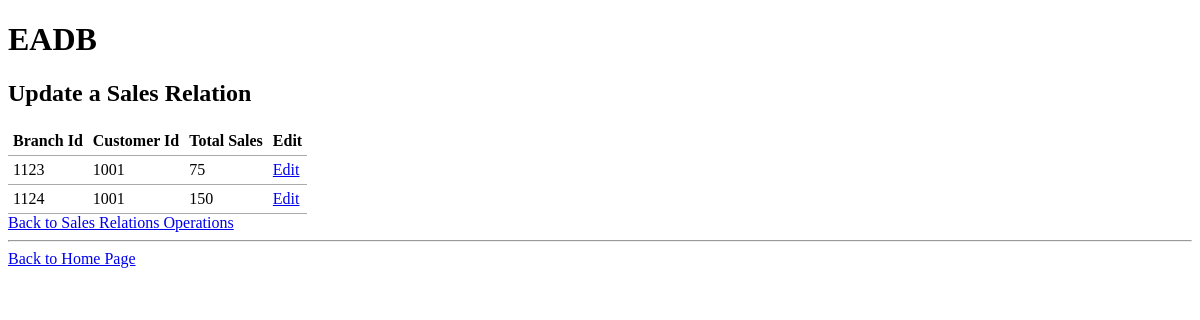
/updateSR.php, run on the app's committed database.
### tables this page shows
CREATE TABLE IF NOT EXISTS `sales_relations`(
`branch_id` INT NOT NULL,
`customer_id` INT NOT NULL,
`total_sales` double,
PRIMARY KEY (`branch_id`,`customer_id`));

### common.php (called while the page is built)
<?php
function escape($html) {
  return htmlspecialchars($html, ENT_QUOTES | ENT_SUBSTITUTE, "UTF-8");
}
 ?>

### updateSR.php (the view)
<?php
  try{
    require "config.php";
    require "common.php";
    $connection = new PDO($dsn, $username, $password, $options);
    $sql = "SELECT * FROM sales_relations";
    $statement = $connection->prepare($sql);
    $statement->execute();
    $result = $statement->fetchAll();
  }catch(PDOException $error){
    echo $sql . "<br>" . $error->getMessage();
  }
 ?>
 <?php include "templates/header.php"; ?>
 <h2>Update a Sales Relation</h2>
 <table>
  <thead>
    <tr>
      <th>Branch Id</th>
      <th>Customer Id</th>
      <th>Total Sales</th>
      <th>Edit</th>
    </tr>
  </thead>
  <tbody>
  <?php
       foreach($result as $row) : ?>
         <tr>
           <td><?php echo escape($row["branch_id"]); ?></td>
           <td><?php echo escape($row["customer_id"]); ?></td>
           <td><?php echo escape($row["total_sales"]); ?></td>
           <td><a href="update-singleSR.php?customer_id=<?php echo escape($row["customer_id"]); ?>">Edit</a></td>
         </tr>
       <?php endforeach; ?>
  </tbody>
</table>
<a href="salesRelationsOperations.php">Back to Sales Relations Operations</a>
<hr>
<a href="index.php">Back to Home Page</a>
<?php require "templates/footer.php"; ?>

### css/style.css (style rules this page uses)
table { border-collapse: collapse;; border-spacing: 0; }
td, th { padding: 5px; border-bottom: 1px solid #aaa; }

### data on the page
sales_relations: branch "1123", customer "1001", total_sales "75"
sales_relations: branch "1124", customer "1001", total_sales "150"
